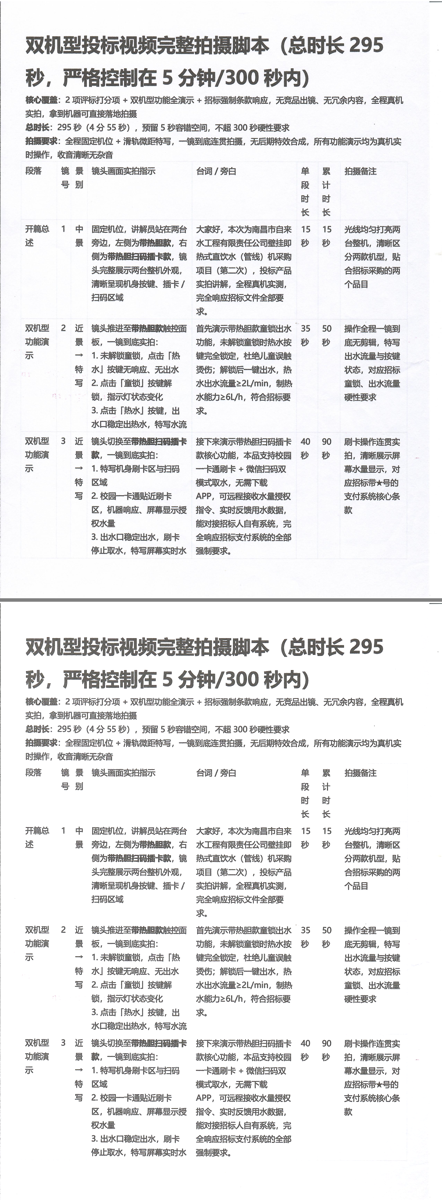
#> input picture auto_compare.png, 442 x 1200 px
$ python -i skew_fixtures.py   (imports and definitions only)
#> lines starting #> are read from the running program, lines starting #| are printed output that depends on the picture
#> further down, picture is the input picture: PIL image 442x1200 RGB; mean R, G, B 233.6, 233.4, 234.3
"""
共享的"真实斜页"夹具 —— 批次 4 的纠偏测试用。

★ 为什么不能用 `page.rotate(angle, expand=True, fillcolor=255)`
------------------------------------------------------------------
1. **填充色会变成纯红**：Pillow 对 **RGB** 图像的**标量** `fillcolor` 解释为
   **打包整数** ⇒ 255 = `(255, 0, 0)` 纯红（只有 mode "1"/"L" 下 255 才是白）。
   ⇒ 斜页被一圈**红框**包住。
2. **检测力来自红框而不是页面**：投影法找的是"行投影最锐利"的角度，红框是极强的
   水平/垂直结构 ⇒ 测出来的角度是红框的角度，不是页面内容的角度。
   真机扫描件本身近乎空白（ink ≈ 0.00022，**低于**检测下限 0.005）⇒
   去掉红框后同一张图直接 `skew=None`（这是**正确**行为：空白页本来就测不出角度）。
3. **旧测试是"假通过"**：纠偏时若也用红色填充，红角会**掩盖**残余误差 ⇒
   "纠偏后更直"的断言在红框下恒成立，掩盖了真实精度问题。

⇒ 本模块的做法：**在页面上合成真实的文字行结构**（检测力来自内容），
再用**按模式选的白填充**旋转（不留红框）。

角度符号约定：Pillow 的 `rotate` 是**逆时针为正**（`rotate(+10)` 时顶部标记向左移）。
"""

import random

from PIL import Image, ImageChops, ImageDraw

__all__ = [
    "make_text_page",
    "add_text_rows",
    "rotate_white",
    "white_fill_for",
    "corner_pixels",
    "assert_corners_white",
]


# [15 lines left out: function white_fill_for, not called in this run]


def make_text_page(width=1200, height=1700, seed=7):
    """白底 + 随机长度的深色横条，模拟文本行（灰度）。"""
#> called with width = 442, height = 1200, seed = 7
    img = Image.new("L", (width, height), 255)
#> img: PIL image 442x1200 L; every value is 255
    draw = ImageDraw.Draw(img)
    rnd = random.Random(seed)
    y = 60
    while y < height - 60:
        x0 = rnd.randint(60, 120)
        x1 = rnd.randint(width - 300, width - 60)
        if x1 <= x0:
            x1 = x0 + 80
        draw.rectangle([x0, y, x1, y + rnd.randint(8, 16)],
                       fill=rnd.randint(0, 90))
        y += rnd.randint(28, 42)
#> after the loop, y = 1166
    return img


def add_text_rows(img, seed=7):
    """在**任意模式**的图上叠一层文字行结构（检测力来自内容，不是来自边框）。

    返回与入参同模式的图。灰度页直接加深；彩色页先转灰度加深再转回原模式。
    """
    if img.mode == "P":
        img = img.convert("RGB")
    if img.mode == "RGBA":
        text = make_text_page(img.width, img.height, seed).convert("RGBA")
        text.putalpha(Image.new("L", img.size, 255))
    elif img.mode == "RGB":
        text = make_text_page(img.width, img.height, seed).convert("RGB")
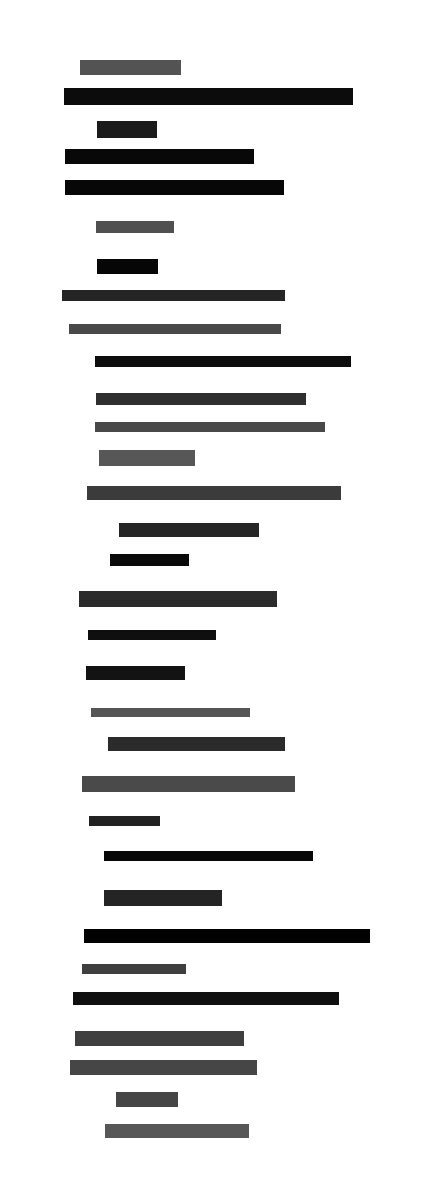
#> text: PIL image 442x1200 RGB; min 2, max 255, mean 226.6
    else:
        text = make_text_page(img.width, img.height, seed)
    return ImageChops.darker(img, text)
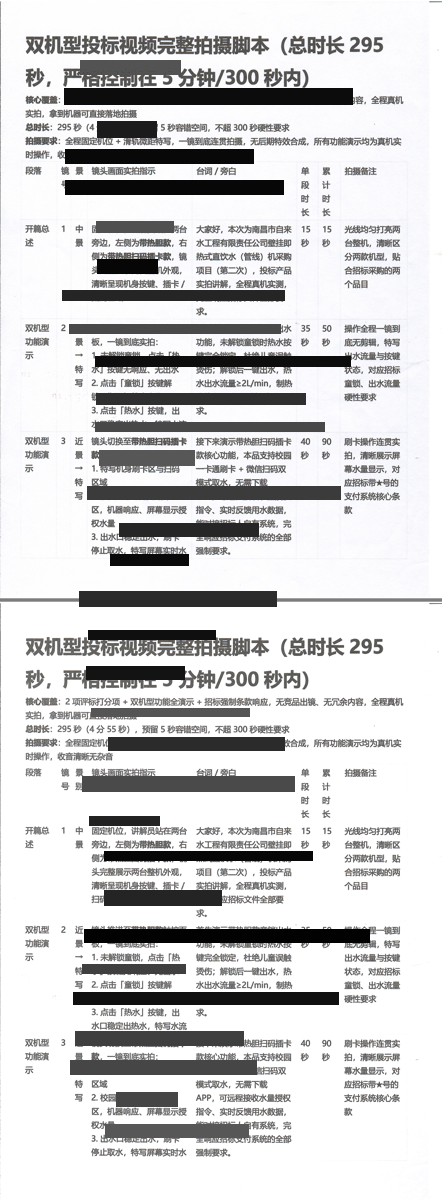
#> returned value: PIL image 442x1200 RGB; mean R, G, B 209.3, 209.2, 210


# [30 lines left out: functions rotate_white, corner_pixels, assert_corners_white, not called in this run]

>>> from PIL import Image
>>> picture = Image.open('../auto_compare.png')
>>> result = add_text_rows(picture)
